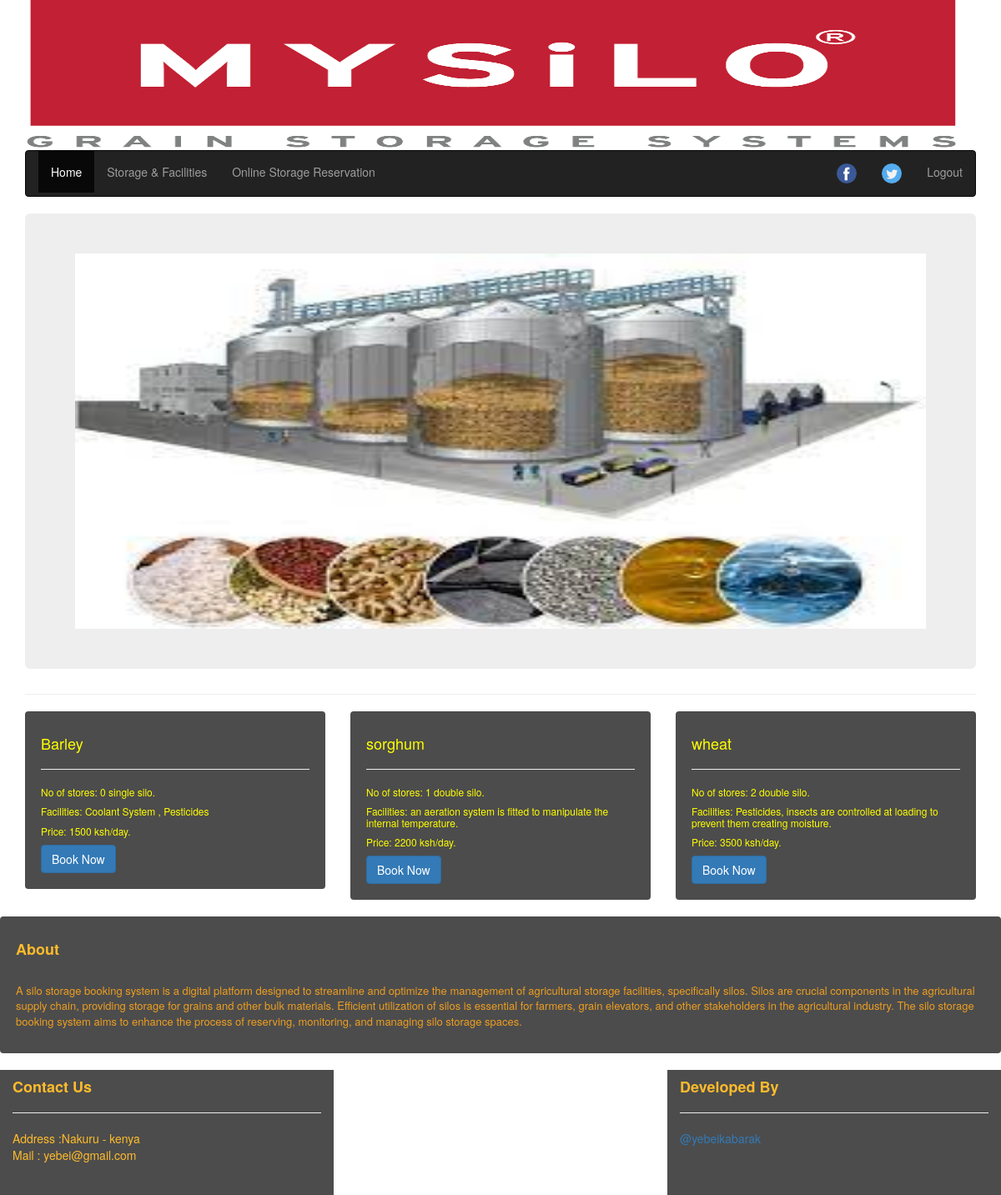
Page /dashboard.php on the committed database.
### tables this page shows
CREATE TABLE `room_category` (
  `roomname` text NOT NULL,
  `room_qnty` int(11) NOT NULL,
  `available` int(11) NOT NULL,
  `booked` int(11) NOT NULL,
  `no_bed` int(11) NOT NULL,
  `bedtype` text NOT NULL,
  `facility` text NOT NULL,
  `price` float NOT NULL
);

### dashboard.php (the view, shortened to what this page needs)
<!DOCTYPE html>
<html lang="en">
<head>
    <link href="css/bootstrap.min.css" rel="stylesheet">
</head>
<body>
    <div class="container">
       <img class="img-responsive" src="images/l.png" style="width:100%; height:180px;">
        <nav class="navbar navbar-inverse">
            <div class="container-fluid">
                <ul class="nav navbar-nav">
                    <li class="active"><a href="dashboard.php">Home</a></li>
                    <li><a href="room.php">Storage &amp; Facilities</a></li>
                    <li><a href="reservation.php">Online Storage Reservation</a></li>
                </ul>
                <ul class="nav navbar-nav navbar-right">
                    <li><a href="http://www.facebook.com"><img src="images/facebook.png"></a></li>
                    <li><a href="http://www.twitter.com"><img src="images/twitter.png"></a></li>
                    <li><a href="logout.php">Logout</a></li>
                </ul>
            </div>
        </nav>
        <div class="jumbotron">
        <div class="w3-content w3-section">
            <img class="mySlides w3-animate-fading" src="images/p3.jpg" style="width:100%; height:450px;">
        </div>
        </div>
        <hr>
        <?php
$db = mysqli_connect(DB_SERVER, DB_USERNAME, DB_PASSWORD, DB_DATABASE);
$sql = "SELECT * FROM room_category";
$result = mysqli_query($db, $sql);
if ($result && mysqli_num_rows($result) > 0) {
    $columns_per_row = 3;
    $count = 0;
    echo "<div class='row'>";
    while ($row = mysqli_fetch_array($result)) {
        echo "<div class='col-md-" . (12 / $columns_per_row) . "'>";
        echo "<div class='well'>";
        echo "<h4>".$row['roomname']."</h4><hr>";
        echo "<h6>No of stores: ".checkRooms($db,$row['roomname'])." ".$row['bedtype']." silo.</h6>";
        echo "<h6>Facilities: ".$row['facility']."</h6>";
        echo "<h6>Price: ".$row['price']." ksh/day.</h6>";
        echo "<a href='./booknow.php?roomname=".$row['roomname']."'><button class='btn btn-primary button'>Book Now</button></a>";
        echo "</div>";
        echo "</div>";
        $count++;
        if ($count % $columns_per_row == 0) {
            echo "</div>";
            echo "<div class='row'>";
        }
    }
} else {
    echo "No data exists";
}
function checkRooms($conn,$roomname) {
    $checkRoomsQty = "SELECT * FROM room_category WHERE roomname='$roomname'";
    $checkQuery = mysqli_query($conn,$checkRoomsQty);
    $rows = mysqli_fetch_assoc($checkQuery);
    $rooms_qty = $rows['no_bed'];
    $checkBookings = "SELECT * FROM bookings WHERE roomname='$roomname'";
    $count = mysqli_num_rows(mysqli_query($conn,$checkBookings));
    return $rooms_qty - $count;
}
?>
        <div class="row" style="color: #ed9e21">
            <div class="col-md-12 well" >
              <h4><strong style="color: #ffbb2b">About</strong></h4><br>
             <p>A silo storage booking system is a digital platform designed to streamline and optimize the management of agricultural storage facilities,
                 specifically silos. Silos are crucial components in the agricultural
                 supply chain, providing storage for grains and other bulk materials.
                 Efficient utilization of silos is essential for farmers, grain elevators,
                  and other stakeholders in the agricultural industry.
                   The silo storage booking system aims to enhance the process of reserving,
                    monitoring, and managing silo storage spaces.</p>
            </div>
        </div>
        <div class="row" style="color: #ffbb2b">
            <div class="col-md-4 wellfix">
              <h4><strong>Contact Us</strong></h4><hr>
              Address :Nakuru - kenya<br>
              Mail : yebei@gmail.com <br>
            </div>
            <div class="col-md-4"></div>
            <div class="col-md-4 wellfix">
                <h4><strong>Developed By</strong></h4><hr>
                <a href="#">@yebeikabarak</a>
            </div>
        </div>
    </div>
</body>
</html>

### dashboard.php (style rules this page uses)
body { color:yellow; }
.well { background: rgba(0,0,0,0.7); border: none; }
.wellfix { background: rgba(0,0,0,0.7); border: none; height: 150px; }
body { background-color: white; background-repeat: no-repeat; background-attachment: fixed; }
p { font-size: 13px; }

### rows in the picture
room_category: roomname "Barley", checkRooms($db,$row['roomname']) "0", bedtype "single", facility "Coolant System , Pesticides", price "1500"
room_category: roomname "sorghum", checkRooms($db,$row['roomname']) "1", bedtype "double", facility "an aeration system is fitted to manipulate the internal temperature.", price "2200"
room_category: roomname "wheat", checkRooms($db,$row['roomname']) "2", bedtype "double", facility "Pesticides, insects are controlled at loading to prevent them creating moisture.", price "3500"
